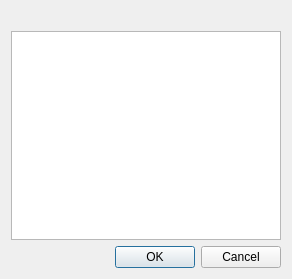
<?xml version="1.0" encoding="UTF-8"?>
<ui version="4.0">
 <class>SelectDefaultDomainDialog</class>
 <widget class="QDialog" name="SelectDefaultDomainDialog">
  <property name="geometry">
   <rect>
    <x>0</x>
    <y>0</y>
    <width>292</width>
    <height>279</height>
   </rect>
  </property>
  <property name="windowTitle">
   <string>Select New Default Domain</string>
  </property>
  <layout class="QVBoxLayout" name="verticalLayout">
   <item>
    <widget class="QLabel" name="label">
     <property name="text">
      <string/>
     </property>
     <property name="wordWrap">
      <bool>true</bool>
     </property>
    </widget>
   </item>
   <item>
    <widget class="QListWidget" name="listWidget"/>
   </item>
   <item>
    <widget class="QDialogButtonBox" name="buttonBox">
     <property name="orientation">
      <enum>Qt::Horizontal</enum>
     </property>
     <property name="standardButtons">
      <set>QDialogButtonBox::Cancel|QDialogButtonBox::Ok</set>
     </property>
    </widget>
   </item>
  </layout>
 </widget>
 <resources/>
 <connections>
  <connection>
   <sender>buttonBox</sender>
   <signal>accepted()</signal>
   <receiver>SelectDefaultDomainDialog</receiver>
   <slot>accept()</slot>
   <hints>
    <hint type="sourcelabel">
     <x>248</x>
     <y>254</y>
    </hint>
    <hint type="destinationlabel">
     <x>157</x>
     <y>274</y>
    </hint>
   </hints>
  </connection>
  <connection>
   <sender>buttonBox</sender>
   <signal>rejected()</signal>
   <receiver>SelectDefaultDomainDialog</receiver>
   <slot>reject()</slot>
   <hints>
    <hint type="sourcelabel">
     <x>316</x>
     <y>260</y>
    </hint>
    <hint type="destinationlabel">
     <x>286</x>
     <y>274</y>
    </hint>
   </hints>
  </connection>
 </connections>
</ui>
